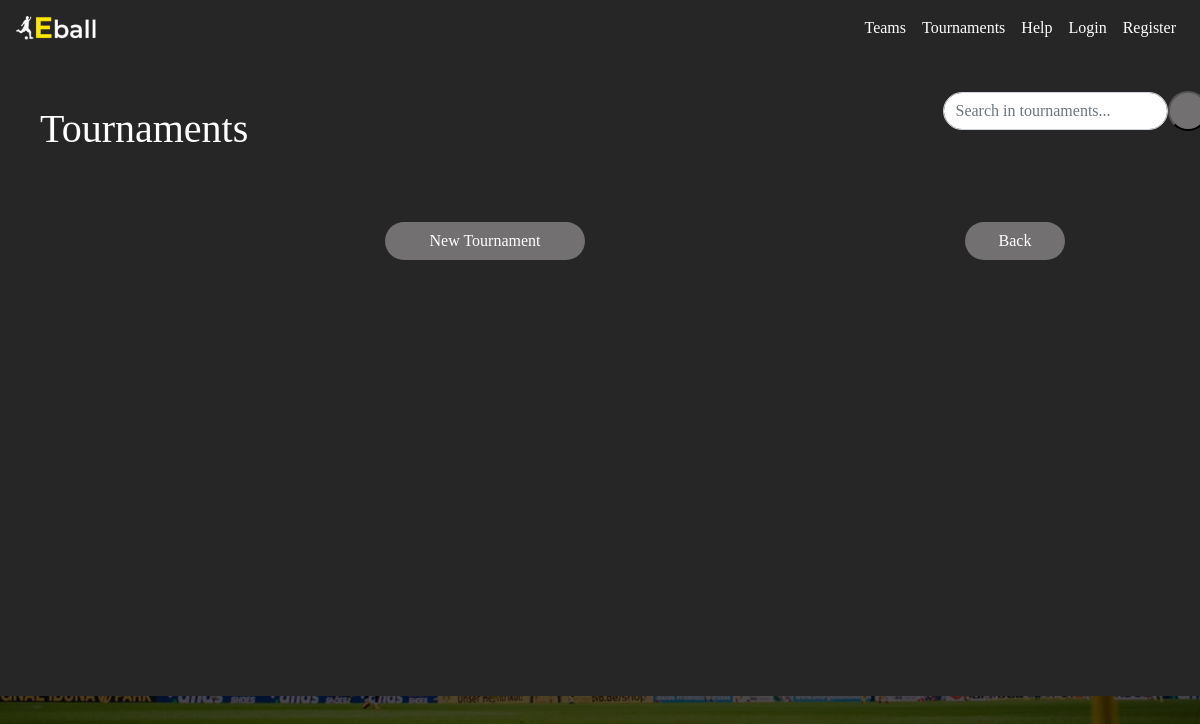
The app's page /tournaments/, older data.
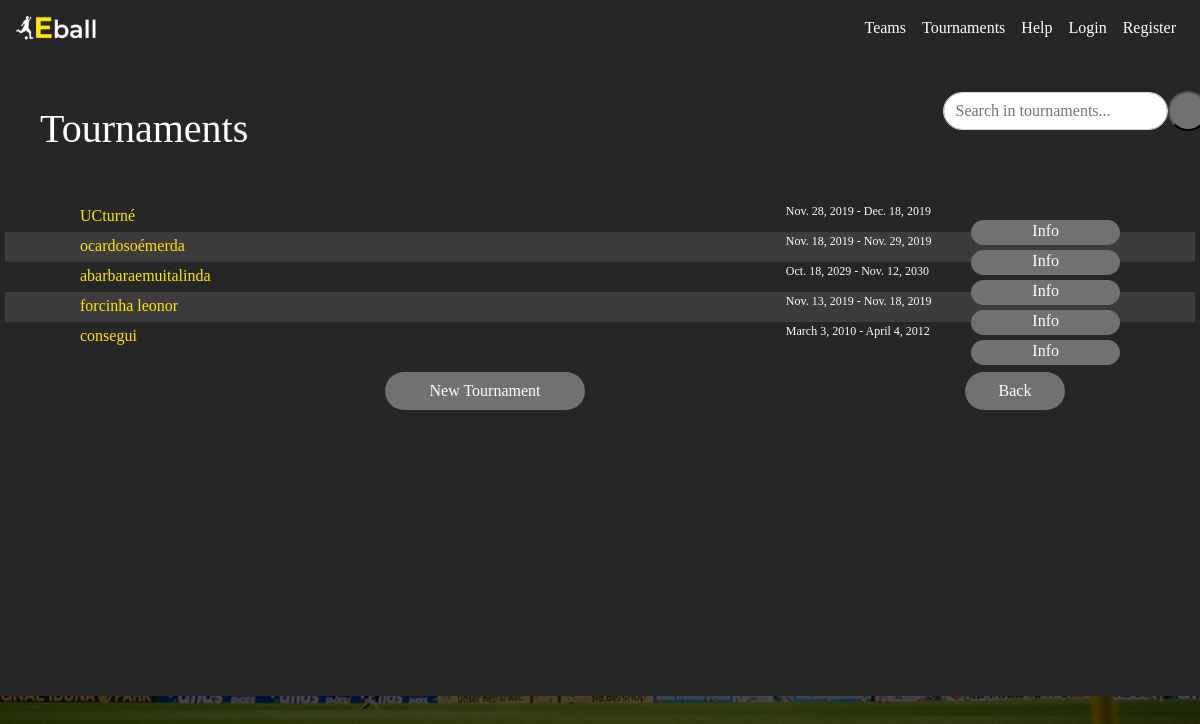
The same page, newer data.
### appEball/models.py (models this page shows, shortened)
class Tournament(models.Model):
        name=models.CharField(max_length=100, blank=False)
        maxTeams = models.IntegerField(unique=False, blank=False)
        beginDate=models.DateField(('Tournament Start Date'),default=datetime.date.today)
        endDate=models.DateField(('Tournament End Date'),default=datetime.date.today)
        gameDays=MultiSelectField(choices=dayChoice,default= None )
        REQUIRED_FIELDS = ['name','maxTeams','beginDate','endDate']
        class Meta:
            db_table = 'Tournament'
            verbose_name = 'Tournament'
            verbose_name_plural = 'Tournaments'

### appEball/views.py (the view)
# urls.py: path('tournaments/', views.tournaments, name='tournaments'),
def tournaments(request):
    tournaments_initial=list(Tournament.objects.all())
    tournaments=[]
    for i in range(len(tournaments_initial)):
        if(i%2==0):
            tournaments.append(["row2",tournaments_initial[i]])
        else:
            tournaments.append(["row1",tournaments_initial[i]])
    return render(request, 'appEball/tournaments.html', {'tournaments':tournaments})

### appEball/templates/appEball/tournaments.html (shortened to what this page needs)
{% extends 'appEball/base_with_grey_background.html' %}
{% load static %}
{% block css %}
    <link rel="stylesheet" type="text/css" href="{% static 'appEball/css/tournaments.css' %}">
{% endblock %}
{% block content2 %}
    <div class="row">
        <div class="col-9" >
            <h1 id="tournaments">Tournaments</h1>
        </div>
        <div class="col-2" align="center" id= coli>
            <form method="post">
                <div class="form-check form-check-inline">
                    <input type="search" class="form-control rounded-pill" name="Search" id="id_search" placeholder="Search in tournaments...">
                    <button  id="searchBtn" type="submit"></button>
                </div>
            </form>
        </div>
    </div>
    <div class="content" style="background-color: transparent;">
        <div class="card-body">
            {% for u in tournaments %}
                    <div class="row" id="{{ u.0 }}" >
                        <div class="col-sm-5">
                            <p>{{ u.1.name }}</p>
                        </div>
                        <div class="col">
                            <p2>{{ u.1.beginDate }}  -  {{ u.1.endDate }}</p2>
                            <a class="btn rounded-pill"  href="" id='infoBtn'>Info</a>
                        </div>
                    </div>
            {% endfor %}
    </div>
    </div>
    <div class="row">
        <div class="col" align='right' >
                <a class= "btn rounded-pill btn-block" href="{% url 'appEball:new_tournament' %}" id='tournBtn'>New Tournament</a>
        </div>
        <div class="col" align='right'>
            <a class="btn btn-block rounded-pill" id="backBtn" href={{request.META.HTTP_REFERER}} >Back</a>
        </div>
    </div>
{% endblock %}

### appEball/templates/appEball/base_with_grey_background.html (shortened to what this page needs)
{% extends 'appEball/base.html' %}
{% load static %}
{% block content %}
    <div class="card position-static" id="card1" style="background-color: #262626; border: none; height: 80%; border-radius: 0px;">
        {% block content2 %}
        {% endblock %}
    </div>
{% endblock %}

### appEball/templates/appEball/base.html (shortened to what this page needs)
{% load static %}
<html>
    <head>
        <link rel="stylesheet" href="https://stackpath.bootstrapcdn.com/bootstrap/4.3.1/css/bootstrap.min.css">        <link rel="stylesheet" href="{% static 'appEball/css/base.css' %}">
        {% block css %}
        {% endblock %}
    </head>
    <body>
        <nav class="navbar sticky-top navbar-expand-sm">
            <a class="navbar-brand" href="{% url 'appEball:home_page' %}">
                <img src="{% static 'appEball/assets/logo.png' %}" width="80px">
            </a>
            <ul class="navbar-nav ml-auto" id="navbarList">
                <li class="nav-item">
                    <a class="nav-link" href="{% url 'appEball:teams_list' %}" id="teamsNav">Teams</a>
                </li>
                <li class="nav-item">
                    <a class="nav-link"href="{% url 'appEball:tournaments' %}" id="tournamentNav">Tournaments</a>
                </li>
                <li class="nav-item">
                    <a class="nav-link" href="{% url 'appEball:help' %}" id="helpNav">Help</a>
                </li>
                {% if user.is_authenticated %}
                    <li class="nav-item">
                        <a class="nav-link" href="{% url 'appEball:userProfile' user.username %}" id='profileNav'>MyProfile</a>
                    </li>
                    <li class="nav-item">
                        <a class="nav-link" href="{% url 'appEball:logout' %}">Logout</a>
                    </li>
                {% else %}
                    <li class="nav-item">
                        <a class="nav-link" href="{% url 'appEball:login' %}" id="loginNav">Login</a>
                    </li>
                    <li class="nav-item">
                        <a class="nav-link" href="{% url 'appEball:register' %}" id="registerNav">Register</a>
                    </li>
                {% endif %}
            </ul>
        </nav>
        {% block content %}
        {% endblock %}
    </body>
</html>

### appEball/static/appEball/css/base.css (style rules this page uses)
html { background-image: url("../assets/home_page.jpg"); background-color: #262626; background-blend-mode: overlay; height: 100%; background-position: center; background-repeat: no-repeat; background-size: cover; }
nav { background-color: #262626; }
.nav-link { color: #ffffff; }

### appEball/static/appEball/css/tournaments.css (style rules this page uses)
* { font-family: "lucidaSans"; }
html { overflow-x: hidden; }
body { background-color: transparent; }
h1 { color: white; margin: 10px; margin-top: 30px; margin-left: 40px; }
.row { display: flex; align-items: center; }
#row1 { height: 30px; background-color: #3D3B3B; }
#row2 { height: 30px; }
p { font-size: 16px; color: #FFE603; padding-left: 60px; }
p2 { font-size: 12px; color: #FFFFFF; padding-left: 270px; }
#coli { padding: 35px; }
#id_search { width: 225px; }
#searchBtn { background-color: #727070; border-radius: 50px; width: 40px; height: 40px; }
#infoBtn { background-color: #727070; color: white; line-height: 8px; float: right; height: 25px; text-align: center; padding-left: 60px; padding-right: 60px; margin-left: 60px; margin-right: 60px; }
#tournBtn { background-color: #727070; float: center; left: 40px; color: white; width: 200px; }
#backBtn { background-color: #727070; float: right; color: white; margin-right: 135px; width: 100px; }

Row changes from the older to the newer data that the page shows:
added Tournament: name "UCturné", beginDate "Nov. 28, 2019", endDate "Dec. 18, 2019"
added Tournament: name "ocardosoémerda", beginDate "Nov. 18, 2019", endDate "Nov. 29, 2019"
added Tournament: name "abarbaraemuitalinda", beginDate "Oct. 18, 2029", endDate "Nov. 12, 2030"
added Tournament: name "forcinha leonor", beginDate "Nov. 13, 2019", endDate "Nov. 18, 2019"
added Tournament: name "consegui", beginDate "March 3, 2010", endDate "April 4, 2012"
